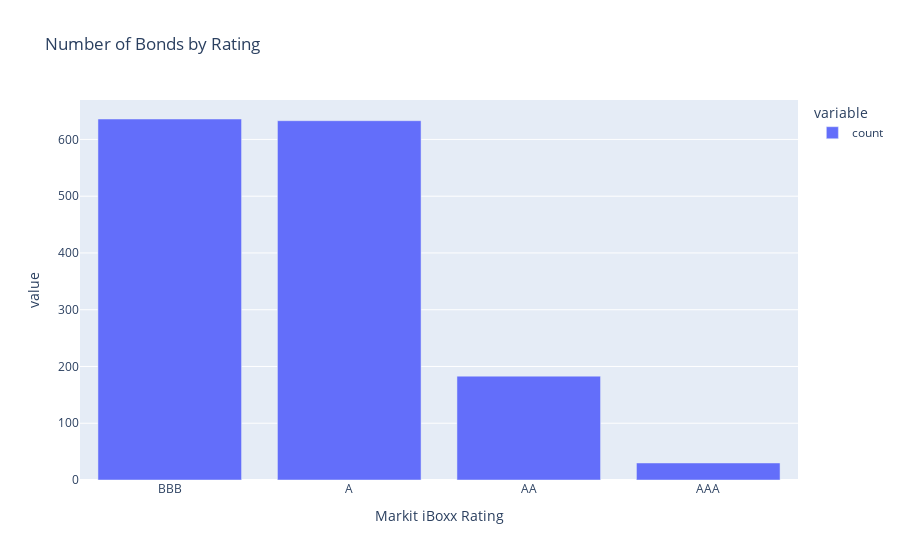

The code cell stored with this chart in its notebook:
### Code cell
# AAA, AA, A, BBB, count the number of bonds in each rating
data_focus["Markit iBoxx Rating"].value_counts().plot(kind='bar', title='Number of Bonds by Rating')

### Figure 1 — Plotly figure (JSON) as saved in the notebook; plotly's stock layout.template omitted (floating-point values rounded to 4 significant figures)
{"data": [{"alignmentgroup": "True", "hovertemplate": "variable=count<br>Markit iBoxx Rating=%{x}<br>value=%{y}<extra></extra>", "legendgroup": "count", "marker": {"color": "#636efa", "pattern": {"shape": ""}}, "name": "count", "offsetgroup": "count", "orientation": "v", "showlegend": true, "textposition": "auto", "type": "bar", "x": ["BBB", "A", "AA", "AAA"], "xaxis": "x", "y": [636, 633, 183, 30], "yaxis": "y"}], "layout": {"barmode": "relative", "legend": {"title": {"text": "variable"}, "tracegroupgap": 0}, "title": {"text": "Number of Bonds by Rating"}, "xaxis": {"anchor": "y", "domain": [0, 1], "title": {"text": "Markit iBoxx Rating"}}, "yaxis": {"anchor": "x", "domain": [0, 1], "title": {"text": "value"}}}}
